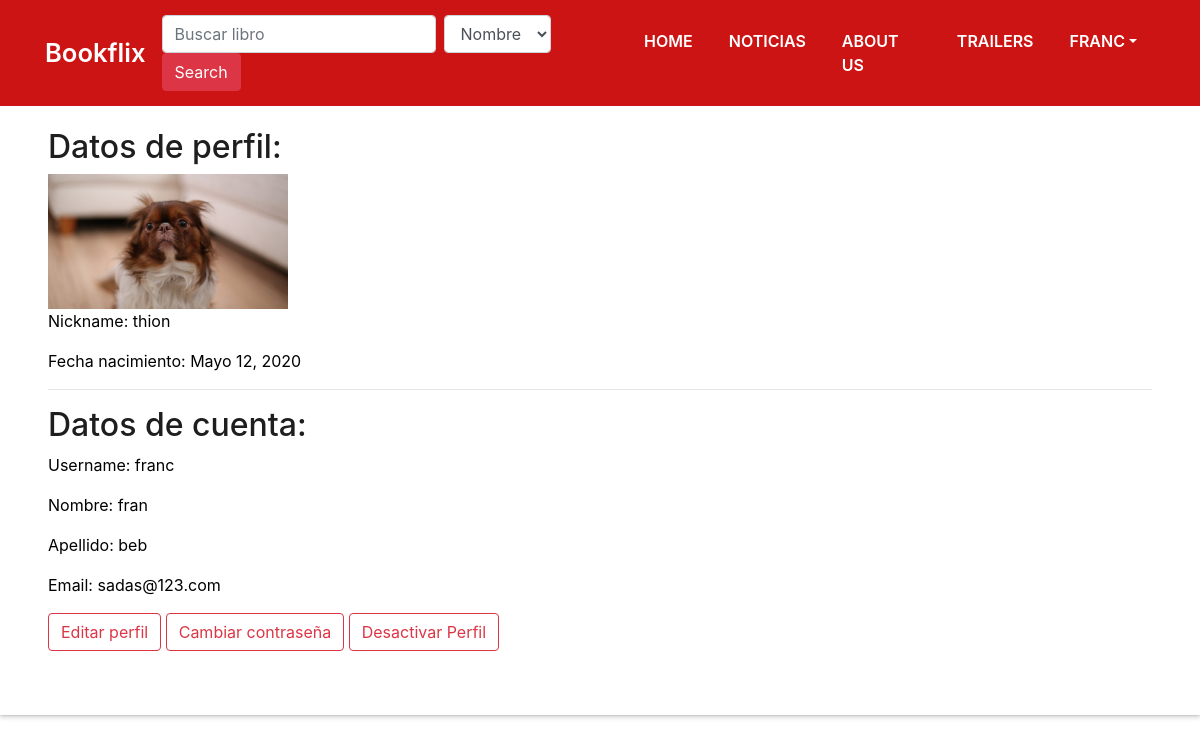
/profile/ (signed in), run on the app's committed database.
### gestion_usuario/models.py (models this page shows, shortened)
class Profile(models.Model):
    user = models.ForeignKey(User, on_delete=models.CASCADE, null=True)
    fecha_nacimiento = models.DateField(null=True, blank=True)
    nickname = models.CharField(blank=False, max_length=50, null=True,)
    soyPrincipal = models.BooleanField(default=False)
    foto = models.ImageField(upload_to='static/foto_perfil',null=True, blank=True,default='static/foto_perfil/default.jpg')

### gestion_usuario/views.py (the view)
# urls.py: path('profile/', profile),
@login_required
def profile(request):
    try:
        instance_profile = profile_session(request)
    except ObjectDoesNotExist:
        instance_profile = Profile(
            user=request.user, nickname=request.user.username)
        instance_profile.save()
    context = {
        "fecha_nacimiento": instance_profile.fecha_nacimiento,
        "nickname": instance_profile.nickname,
        "soyPrincipal": instance_profile.soyPrincipal,
        "foto_perfil": instance_profile.foto
    }
    return render(request, "gestion_usuario/profile.html", context)

### gestion_usuario/views.py (called while the page is built)
def profile_session(request):
    return Profile.objects.get(id=request.session.get('perfil'))

### templates/gestion_usuario/profile.html (shortened to what this page needs)
{% extends "padre.html" %}
{% load static %}
{% block content %}
<body id="page-top">
  <section id="perfil" class="about-mf sect-pt4 route">
    <div class="box-shadow-full">
      <div class="row">
        <div class="col-sm-12">
          <h2>Datos de perfil: </h2>
          {% if foto_perfil %}
          <img src="../{{foto_perfil}}" heigth="100" width="240">
          {% endif %}
          <p>Nickname: {{nickname}}</p>
          {% if not fecha_nacimiento == None %}
          <p>Fecha nacimiento: {{fecha_nacimiento}}</p>
          {% endif %}
          <hr>
          <h2>Datos de cuenta: </h2>
          <p>Username: {{request.user.username }}</p>
          <p>Nombre: {{request.user.first_name }}</p>
          <p>Apellido: {{request.user.last_name }}</p>
          <p>Email: {{request.user.email }}</p>
          <button class='btn btn-outline-danger' type="reset" onclick="window.location.href = '/profile/edit_profile'"> Editar perfil</button>
          <button class='btn btn-outline-danger' type="reset" onclick="window.location.href = '/change_password'"> Cambiar contraseña</button>
          <button class='btn btn-outline-danger' type="reset" onclick="window.location.href = 'desactivar_perfil/{{request.session.perfil}}'">Desactivar Perfil</button>
        </div>
      </div>
    </div>
  </section>
  {% endblock %}

### templates/barra.html (shortened to what this page needs)
{% load static %}
{% load bootstrap4 %}
{% bootstrap_css %}
<header>
  <body id="page-top">
    <nav class="navbar-expand-md  navbar navbar-b navbar-trans navbar-expand-md fixed-top" id="mainNav">
      <div class="container">
        <a class="navbar-brand js-scroll" href="/">Bookflix</a>
        <div class="navbar-collapse collapse justify-content-end" colo id="navbarDefault" >
          {% if user.is_authenticated %}
          <form   class="form-inline"  action="{% url 'search' %}" method="get" class="form-inline">
            <input  id="id_search" class="form-control mr-sm-2 input-sm" name="q" type="text" name="q" placeholder="Buscar libro" value="{{ request.GET.q }}" class="form-control">
            <select id="filter_field" name="filter" class="form-control ">
                <option value="nombre">Nombre</option>
            </select>
            <input type="submit" value="Search" class="btn btn-danger">
          </form>
          {% endif %}
          <ul class="navbar-nav">
            <li class="nav-item">
              <a class="nav-link js-scroll active" href="/">Home</a>
            </li>
            <li class="nav-item">
              <a class="nav-link js-scroll" href="/news">Noticias</a>
            </li>
            <li class="nav-item">
              <a class="nav-link js-scroll" href="/#contact">About us</a>
            </li>
			<li class="nav-item">
              <a class="nav-link js-scroll" href="/trailer">Trailers</a>
            </li>
            {% if not user.is_authenticated %}
            <li class="nav-item">
              <a class="nav-link js-scroll" href="/login">login</a>
            </li>
            <li class="nav-item">
              <a class="nav-link js-scroll" href="/register">Registrarse</a>
            </li>
            {% else %}
            <ul class="nav navbar-nav ml-auto">
              <li class="nav-item dropdown">
                <a href="#" class="nav-link dropdown-toggle" data-toggle="dropdown">{{request.session.nickname | truncatechars:10}}</a>
              </li>
            </ul>
            {% endif %}
        </div>
    </nav>
</header>

### static/css/style.css (style rules this page uses)
h1, h2, h3, h4, h5, h6 { color: #1e1e1e; }
a { color: #1e1e1e; transition: all 0.5s ease-in-out; }
.sect-pt4 { padding-top: 4rem; }
.box-shadow-full { padding: 3rem 1.25rem; position: relative; background-color: #fff; margin-bottom: 3rem; z-index: 2; box-shadow: 0 1px 1px 0 rgba(0, 0, 0, 0.06), 0 2px 5px 0 rgba(0, 0, 0, 0.2); }
.navbar-b { transition: all .5s ease-in-out; background-color: transparent; padding-top: 1.563rem; padding-bottom: 1.563rem; }
.navbar-b.navbar-trans .nav-item, .navbar-b.navbar-reduce .nav-item { position: relative; padding-right: 10px; padding-left: 0; }
.navbar-b.navbar-trans .nav-link, .navbar-b.navbar-reduce .nav-link { color: #fff; text-transform: uppercase; font-weight: 600; }
.navbar-b.navbar-trans .nav-link:before, .navbar-b.navbar-reduce .nav-link:before { content: ''; position: absolute; margin-left: 0px; width: 0%; bottom: 0; left: 0; height: 2px; transition: all 500ms ease; }
.navbar-b.navbar-trans .nav-link:before { background-color: #fff; }
.navbar-b .navbar-brand { color: #fff; font-size: 1.6rem; font-weight: 600; }
.about-mf .box-shadow-full { padding-top: 4rem; padding-bottom: 4rem; }
@media (min-width: 768px) { .box-shadow-full { padding: 3rem; } }
@media (min-width: 768px) { .navbar-b.navbar-trans .nav-item, .navbar-b.navbar-reduce .nav-item { padding-left: 10px; } }
@media (min-width: 768px) { .navbar-b.navbar-trans .nav-link:before, .navbar-b.navbar-reduce .nav-link:before { margin-left: 18px; } }

### templates/padre.html (style rules this page uses)
body { color: white; }
p { color: black; }
nav.navbar { background-color: #CC1414; padding-top: 15px; padding-bottom: 15px; }
li { color: black; }

### data on the page
Profile: foto (picture), nickname "thion", fecha_nacimiento "Mayo 12, 2020"

### other printed values
{{ request.session.nickname | truncatechars:10 }} "FRANC"
{{ request.user.username }} "franc"
{{ request.user.first_name }} "fran"
{{ request.user.last_name }} "beb"
{{ request.user.email }} "sadas@123.com"
